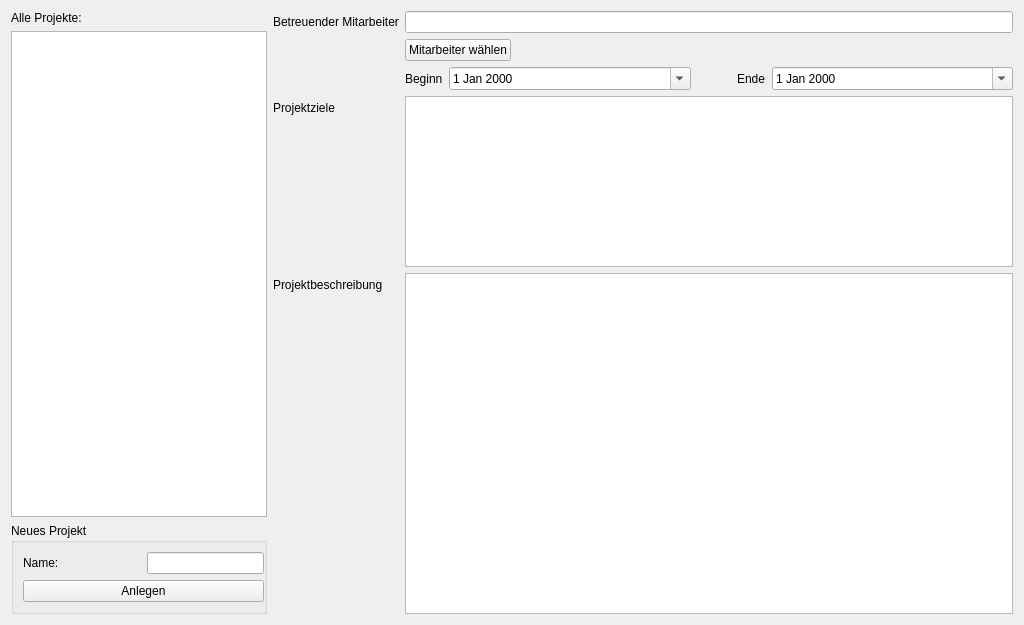
<?xml version="1.0" encoding="UTF-8"?>
<ui version="4.0">
 <class>Projekt</class>
 <widget class="QWidget" name="Projekt">
  <property name="geometry">
   <rect>
    <x>0</x>
    <y>0</y>
    <width>1024</width>
    <height>625</height>
   </rect>
  </property>
  <property name="windowTitle">
   <string>Form</string>
  </property>
  <layout class="QHBoxLayout" name="horizontalLayout" stretch="0,0">
   <item>
    <layout class="QVBoxLayout" name="verticalLayout" stretch="0,2,0">
     <item>
      <widget class="QLabel" name="alleProjekteLabel">
       <property name="text">
        <string>Alle Projekte:</string>
       </property>
      </widget>
     </item>
     <item>
      <widget class="QListWidget" name="listWidget">
       <property name="sizePolicy">
        <sizepolicy hsizetype="Minimum" vsizetype="Expanding">
         <horstretch>0</horstretch>
         <verstretch>0</verstretch>
        </sizepolicy>
       </property>
      </widget>
     </item>
     <item>
      <widget class="QGroupBox" name="groupBox">
       <property name="sizePolicy">
        <sizepolicy hsizetype="Minimum" vsizetype="Preferred">
         <horstretch>0</horstretch>
         <verstretch>0</verstretch>
        </sizepolicy>
       </property>
       <property name="title">
        <string>Neues Projekt</string>
       </property>
       <layout class="QVBoxLayout" name="verticalLayout_2">
        <property name="rightMargin">
         <number>0</number>
        </property>
        <item>
         <layout class="QHBoxLayout" name="horizontalLayout_2">
          <item>
           <widget class="QLabel" name="label">
            <property name="text">
             <string>Name:</string>
            </property>
           </widget>
          </item>
          <item>
           <widget class="QLineEdit" name="NewProjektLineEdit">
            <property name="sizePolicy">
             <sizepolicy hsizetype="Minimum" vsizetype="Fixed">
              <horstretch>0</horstretch>
              <verstretch>0</verstretch>
             </sizepolicy>
            </property>
           </widget>
          </item>
         </layout>
        </item>
        <item>
         <widget class="QPushButton" name="pushButton">
          <property name="text">
           <string>Anlegen</string>
          </property>
          <property name="icon">
           <iconset resource="images.qrc">
            <normaloff>:/actions/plus</normaloff>:/actions/plus</iconset>
          </property>
         </widget>
        </item>
       </layout>
      </widget>
     </item>
    </layout>
   </item>
   <item>
    <layout class="QFormLayout" name="formLayout">
     <property name="fieldGrowthPolicy">
      <enum>QFormLayout::ExpandingFieldsGrow</enum>
     </property>
     <property name="rowWrapPolicy">
      <enum>QFormLayout::DontWrapRows</enum>
     </property>
     <item row="0" column="0">
      <widget class="QLabel" name="betreuenderMitarbeiterLabel">
       <property name="text">
        <string>Betreuender Mitarbeiter</string>
       </property>
      </widget>
     </item>
     <item row="0" column="1">
      <widget class="QLineEdit" name="betreuenderMitarbeiterLineEdit">
       <property name="maximumSize">
        <size>
         <width>16777215</width>
         <height>16777215</height>
        </size>
       </property>
       <property name="readOnly">
        <bool>true</bool>
       </property>
      </widget>
     </item>
     <item row="1" column="1">
      <widget class="QPushButton" name="pushButton_2">
       <property name="text">
        <string>Mitarbeiter wählen</string>
       </property>
       <property name="icon">
        <iconset resource="images.qrc">
         <normaloff>:/group/lupe.png</normaloff>:/group/lupe.png</iconset>
       </property>
      </widget>
     </item>
     <item row="2" column="1">
      <layout class="QHBoxLayout" name="horizontalLayout_3" stretch="0,1,0,0,1">
       <item>
        <widget class="QLabel" name="beginnLabel">
         <property name="text">
          <string>Beginn</string>
         </property>
        </widget>
       </item>
       <item>
        <widget class="QDateEdit" name="beginnDateEdit">
         <property name="calendarPopup">
          <bool>true</bool>
         </property>
        </widget>
       </item>
       <item>
        <spacer name="horizontalSpacer">
         <property name="orientation">
          <enum>Qt::Horizontal</enum>
         </property>
         <property name="sizeHint" stdset="0">
          <size>
           <width>40</width>
           <height>20</height>
          </size>
         </property>
        </spacer>
       </item>
       <item>
        <widget class="QLabel" name="endeLabel">
         <property name="text">
          <string>Ende</string>
         </property>
        </widget>
       </item>
       <item>
        <widget class="QDateEdit" name="endeDateEdit">
         <property name="calendarPopup">
          <bool>true</bool>
         </property>
        </widget>
       </item>
      </layout>
     </item>
     <item row="5" column="0">
      <widget class="QLabel" name="projektZileLabel">
       <property name="text">
        <string>Projektziele</string>
       </property>
      </widget>
     </item>
     <item row="6" column="0">
      <widget class="QLabel" name="projektbeschreibungLabel">
       <property name="text">
        <string>Projektbeschreibung</string>
       </property>
      </widget>
     </item>
     <item row="6" column="1">
      <widget class="QTextEdit" name="beschreibungEdit">
       <property name="sizePolicy">
        <sizepolicy hsizetype="Expanding" vsizetype="Expanding">
         <horstretch>0</horstretch>
         <verstretch>2</verstretch>
        </sizepolicy>
       </property>
       <property name="autoFormatting">
        <set>QTextEdit::AutoNone</set>
       </property>
      </widget>
     </item>
     <item row="5" column="1">
      <widget class="QTextEdit" name="zieleEdit">
       <property name="sizePolicy">
        <sizepolicy hsizetype="Expanding" vsizetype="Expanding">
         <horstretch>0</horstretch>
         <verstretch>1</verstretch>
        </sizepolicy>
       </property>
       <property name="autoFormatting">
        <set>QTextEdit::AutoAll</set>
       </property>
      </widget>
     </item>
    </layout>
   </item>
  </layout>
 </widget>
 <resources>
  <include location="images.qrc"/>
 </resources>
 <connections/>
</ui>
